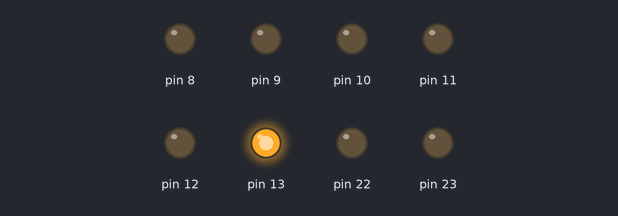
A program run on a simulated Arduino Uno, built with avr-gcc and run on an emulated ATmega328P. On the bench: output pins drawn as LEDs (lit = HIGH).

Above: at 1.0 s.
At 3.0 s:
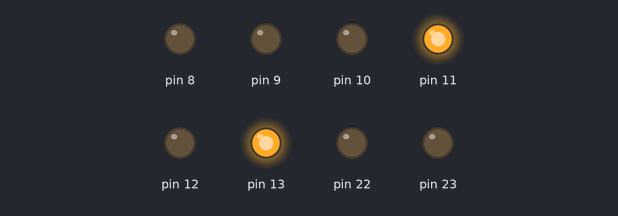
Timing chart, 0 to 4.6 s (numbered marks = the images above):
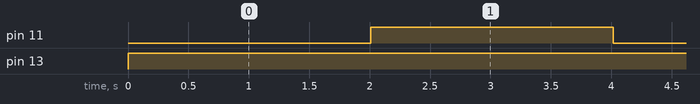

Measured:
- by itself, pin 11: alternates HIGH for 2.0 s and LOW for 2.0 s
- by itself, pin 13: LOW → HIGH at 0.00 s

The program:

main.c
```c
/*
 * Download_Test.c
 *
 * Created: 31-03-2020 17:49:25
 * Author : ltpe
 */

#include <avr/io.h>
#include <avr/interrupt.h>
#include "Timer.h"
#include "Timer0.h"

int main(void)
{
	DDRB = 0xFF;
	PORTB = YellowLedValue;

	Setup_Timer0_Overflow_Interrupt(VariableValue2SecValue8Bit);
	Enable_Timer0_Overflow_Interrupt();

	sei();

    /* Replace with your application code */
    while (1)
    {
    }
}
```

ProjectDefines.h
```c
/*
 * ProjectDefines.h
 *
 * Created: 15-01-2018 14:56:37
 *  Author: ltpe
 */

#include <avr/io.h>

#ifndef PROJECTDEFINES_H_
#define PROJECTDEFINES_H_

#define YellowLedBit	5
#define GreenLedBit		4
#define RedLedBit		3


#define YellowLedValue (1 << YellowLedBit)	//Pin 13
#define GreenLedValue (1 << GreenLedBit)	//Pin 12
#define RedLedValue (1 << RedLedBit)		//Pin 11

#endif /* PROJECTDEFINES_H_ */
```

Timer.c
```c
/*
 * Timer.c
 *
 * Created: 29-01-2018 13:16:57
 *  Author: ltpe
 */

 #include "Timer.h"

 static uint16_t Timer_PrescalerBitValues[][2] =
 {
	 {TimerPrescalerValue1,    0b001},
	 {TimerPrescalerValue8,    0b010},
	 {TimerPrescalerValue64,   0b011},
	 {TimerPrescalerValue256,  0b100},
	 {TimerPrescalerValue1024, 0b101}
 };

 uint8_t GetBitValuesForClockSelect(uint_fast16_t ClockPrescalerValue)
 {
	uint8_t Counter = 0;

	do
	{
		if (Timer_PrescalerBitValues[Counter][0] == ClockPrescalerValue)
		{
			return (Timer_PrescalerBitValues[Counter][1]);
		}
	} while (++Counter < sizeof(Timer_PrescalerBitValues) / sizeof(Timer_PrescalerBitValues[0]));

	return (Timer_PrescalerBitValues[0][1]);
 }
```

Timer.h
```c
/*
 * Timer.h
 *
 * Created: 16-01-2018 07:48:54
 *  Author: ltpe
 */


#ifndef TIMER_H_
#define TIMER_H_

#include "ProjectDefines.h"
#include <math.h>

#ifndef F_CPU
	#define F_CPU 16000000UL
#endif

#define		TimerPrescalerValue1						 1
#define		TimerPrescalerValue8						 8
#define		TimerPrescalerValue64						64
#define		TimerPrescalerValue256					    256
#define		TimerPrescalerValue1024						1024

#define		Timer16BitPrescalerValue				TimerPrescalerValue64
#define		MaxValueIn16BitRegister					0xFFFF
#define		VariableValue1SecValue16Bit				(uint16_t)round((1/((((float)1/F_CPU)) * Timer16BitPrescalerValue * MaxValueIn16BitRegister)))
#define		VariableValue2SecValue16Bit				(uint16_t)(2 * VariableValue1SecValue16Bit)
#define		VariableValue3SecValue16Bit				(uint16_t)(3 * VariableValue1SecValue16Bit)
#define		VariableValue4SecValue16Bit				(uint16_t)(4 * VariableValue1SecValue16Bit)

#define		Timer8BitPrescalerValue					TimerPrescalerValue8
#define		MaxValueIn8BitRegister					0xFF
//#define		VariableValue1SecValue8Bit				(uint8_t)round((1/(((float)1/F_CPU)*Timer8BitPrescalerValue * MaxValueIn8BitRegister)) - 1)
#define		VariableValue1SecValue8Bit				(uint16_t)round((1/(((float)1/F_CPU)*Timer8BitPrescalerValue * MaxValueIn8BitRegister)))
#define		VariableValue2SecValue8Bit				(uint16_t)(2 * VariableValue1SecValue8Bit)
#define		VariableValue3SecValue8Bit				(uint16_t)(3 * VariableValue1SecValue8Bit)
#define		VariableValue4SecValue8Bit				(uint16_t)(4 * VariableValue1SecValue8Bit)

// Har man behov for ekstra lange Timeout Perioder, kan man lave alle "VariableValue" defines
// herover om til 32 bit værdier (uint32_t). Dette kræver så, man laver alle variable til at tælle
// Timer ticks op med om til 32 bit størelser også.

extern  uint8_t GetBitValuesForClockSelect(uint_fast16_t ClockPrescalerValue);

#endif /* TIMER_H_ */
```

Timer0.c
```c
/*
 * Timer0.c
 *
 * Created: 16-01-2018 05:41:36
 *  Author: ltpe
 */

 #include <avr/interrupt.h>
 #include "ProjectDefines.h"
 #include "Timer.h"
 #include "Timer0.h"


 static uint16_t Timer0OverflowValue;
 static uint16_t Timer0OverflowCounter = 0;

 //static volatile uint8_t *pTimer0ADCFlag;

 void Setup_Timer0_Overflow_Interrupt(uint16_t ValueToVariable)
 {
	 TCNT0 = 0x00;                     // Sæt 0 som Timer Counter start værdi.

	 TCCR0A = 0x00;                    // Brug Timer 0 som Standard op-Tæller.

	 TIFR0 = 0x00;					   // Clear TOV0 => Clear pending interrupts

	 TCCR0B |= GetBitValuesForClockSelect(Timer8BitPrescalerValue);

	 Timer0OverflowValue = ValueToVariable;
 }

 void Enable_Timer0_Overflow_Interrupt()
 {
	 TIMSK0 |= (1 << TOIE0);   // Enable timer0 overflow interrupt(TOIE0)
 }

 void Disable_Timer0_Overflow_Interrupt()
 {
	 TIMSK0 &= ~(1 << TOIE0);   // Disable timer0 overflow interrupt(TOIE0)
 }


 ISR(TIMER0_OVF_vect)
 {
	cli();
	Timer0OverflowCounter++;
	if (Timer0OverflowCounter >= Timer0OverflowValue)
	{
		PORTB ^= RedLedValue;
		Timer0OverflowCounter = 0;
	}
	sei();
 }
```

Timer0.h
```c
/*
 * Timer0.h
 *
 * Created: 16-01-2018 05:41:56
 *  Author: ltpe
 */


#ifndef TIMER0_H_
#define TIMER0_H_

extern void Setup_Timer0_Overflow_Interrupt(uint16_t ValueToVariable);
extern void Enable_Timer0_Overflow_Interrupt();
extern void Disable_Timer0_Overflow_Interrupt();

//extern void SetupTimer0ADCRead(volatile uint8_t *p_Flag);

#endif /* TIMER0_H_ */
```
